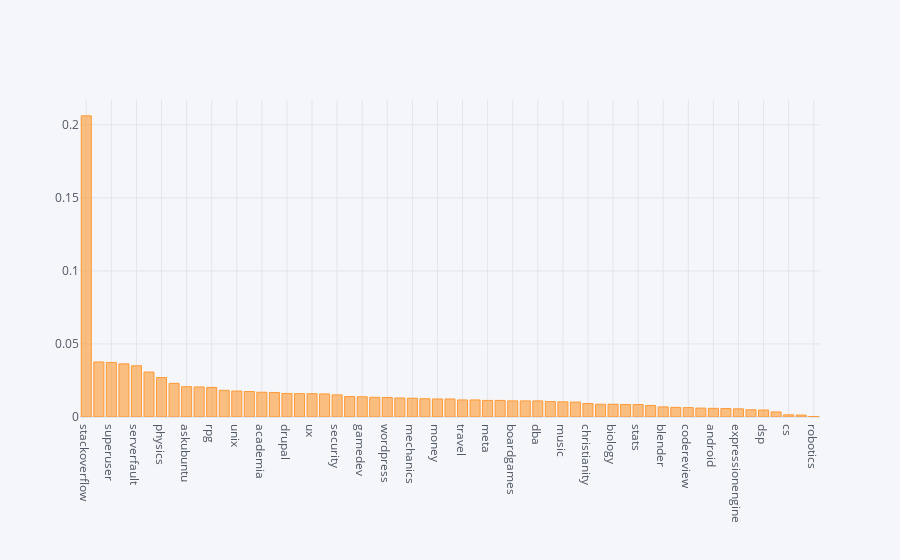

The code cell stored with this chart in its notebook:
### Code cell
df_train.netloc.value_counts(normalize=True).iplot(kind='bar')

### Figure 1 — Plotly figure (JSON) as saved in the notebook; plotly's stock layout.template omitted (floating-point values rounded to 4 significant figures)
{"data": [{"marker": {"color": "rgba(255, 153, 51, 0.6)", "line": {"color": "rgba(255, 153, 51, 1.0)", "width": 1}}, "name": "netloc", "orientation": "v", "text": "", "type": "bar", "x": ["stackoverflow", "english", "superuser", "electronics", "serverfault", "math", "physics", "tex", "askubuntu", "programmers", "rpg", "gaming", "unix", "apple", "academia", "photo", "drupal", "diy", "ux", "scifi", "security", "ell", "gamedev", "mathoverflow", "wordpress", "magento", "mechanics", "graphicdesign", "money", "bicycles", "travel", "mathematica", "meta", "gis", "boardgames", "cooking", "dba", "judaism", "music", "sharepoint", "christianity", "webmasters", "biology", "chemistry", "stats", "salesforce", "blender", "webapps", "codereview", "raspberrypi", "android", "crypto", "expressionengine", "movies", "dsp", "anime", "cs", "softwarerecs", "robotics"], "y": [0.2061, 0.03767, 0.03734, 0.03635, 0.03504, 0.03076, 0.02698, 0.02303, 0.02073, 0.02056, 0.02023, 0.01826, 0.01777, 0.01744, 0.01694, 0.01678, 0.01612, 0.01596, 0.01596, 0.01579, 0.01513, 0.01398, 0.01382, 0.01349, 0.01332, 0.013, 0.01283, 0.0125, 0.01234, 0.01234, 0.01168, 0.01168, 0.01135, 0.01135, 0.01102, 0.01102, 0.01102, 0.01053, 0.01036, 0.0102, 0.009212, 0.008719, 0.008719, 0.008554, 0.008554, 0.007896, 0.006909, 0.00658, 0.006416, 0.006087, 0.005922, 0.005758, 0.005593, 0.004935, 0.004771, 0.003455, 0.001481, 0.001316, 0.000329]}], "layout": {"legend": {"bgcolor": "#F5F6F9", "font": {"color": "#4D5663"}}, "paper_bgcolor": "#F5F6F9", "plot_bgcolor": "#F5F6F9", "title": {"font": {"color": "#4D5663"}}, "xaxis": {"gridcolor": "#E1E5ED", "showgrid": true, "tickfont": {"color": "#4D5663"}, "title": {"font": {"color": "#4D5663"}, "text": ""}, "zerolinecolor": "#E1E5ED"}, "yaxis": {"gridcolor": "#E1E5ED", "showgrid": true, "tickfont": {"color": "#4D5663"}, "title": {"font": {"color": "#4D5663"}, "text": ""}, "zerolinecolor": "#E1E5ED"}}}
